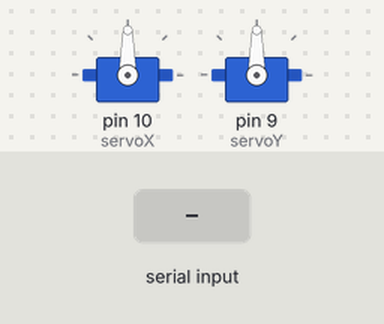
Simulated run of this sketch. Board: Arduino Uno, built with avr-gcc and run on an emulated ATmega328P. Parts: 2 × servo. The test bench sets the inputs (shaded band).

Above: at 2.2 s.
2.3 s: "U" received over Serial
At 3.3 s:
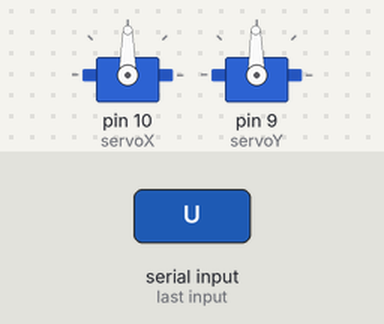
3.8 s: "L" received over Serial
At 4.4 s:
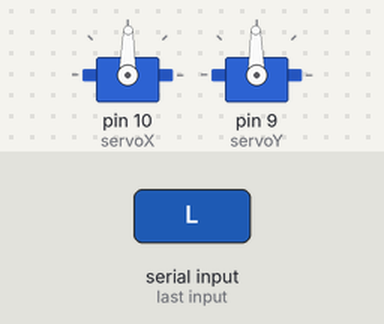
Timing chart, 0 to 6.8 s (numbered marks = the images above; inputs shaded):
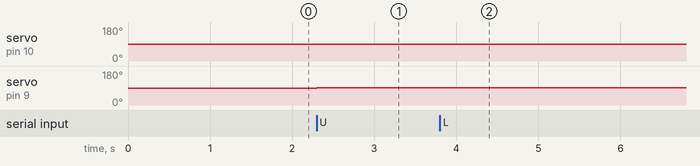

Measured:
- after the input at 2.3 s, servo on pin 9 (servoY): 90° → 91° at once
- after the input at 3.8 s, servo on pin 10 (servoX): 90° → 89° at once

The sketch:

targeted-face.ino
```cpp
#include <Servo.h>

Servo servoX; // Servo for X axis
Servo servoY; // Servo for Y axis

int x = 90; // Initial angle for servo X
int y = 90; // Initial angle for servo Y

void setup() {
  Serial.begin(9600);

  servoX.attach(10);
  servoY.attach(9);

  servoX.write(x);
  servoY.write(y);

  delay(1000); // Initial delay to allow servos to reach the starting position
}

void loop() {
  if (Serial.available()) { // Check if data is available in the serial buffer
    char input = Serial.read(); // Read the incoming data

    // Control servoY
    if (input == 'U') {
      if (y < 180) { // Ensure the angle is within bounds
        servoY.write(++y);
        delay(15); // Short delay for servo to move
      }
    } else if (input == 'D') {
      if (y > 0) { // Ensure the angle is within bounds
        servoY.write(--y);
        delay(15); // Short delay for servo to move
      }
    }

    // Control servoX
    if (input == 'L') {
      if (x > 0) { // Ensure the angle is within bounds
        servoX.write(--x);
        delay(15); // Short delay for servo to move
      }
    } else if (input == 'R') {
      if (x < 180) { // Ensure the angle is within bounds
        servoX.write(++x);
        delay(15); // Short delay for servo to move
      }
    }
  }
}
```
